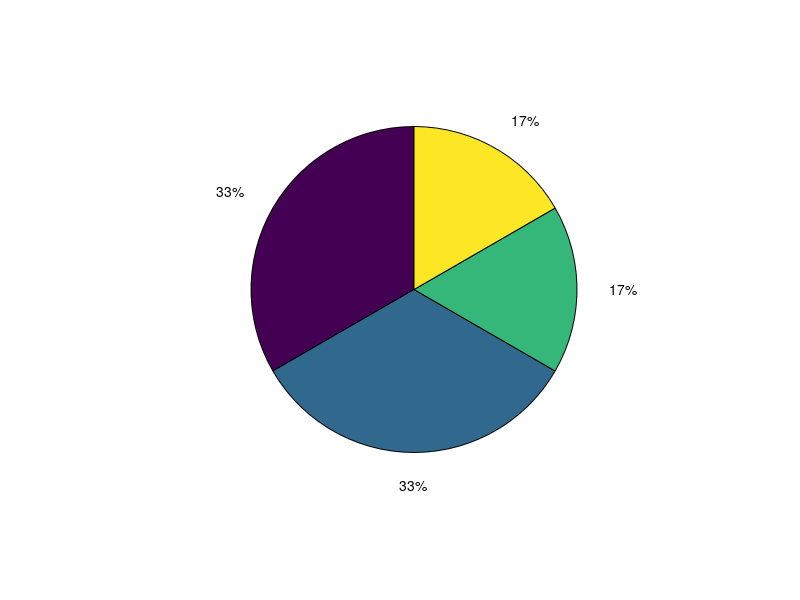

Write MATLAB code to recreate this figure. (Note: this script raises an error after producing the figure.)
%% Confusion Pie Chart for Discord Usability Test
% Edit the values in 'counts' to match your data

clc; clear; close all;

% === Data: number of participants who reported confusion in each category ===
% For example, with 2 testers:
%   - 2 confused by pop-ups
%   - 2 confused by icons/layout
%   - 1 confused by terminology
%   - 1 confused by friend-adding format
counts = [2 2 1 1];

% Labels for each confusion category
labels = { ...
    'Pop-ups & ads', ...
    'Server icons & layout', ...
    'Terminology (threads, tags, etc.)', ...
    'Friend-adding format (username + tag)'};

% === Create the pie chart ===
figure;
p = pie(counts);

% Make labels show percentages + category names
% (This automatically uses the 'labels' text for each slice)
colormap(parula(numel(counts))); % you can change colormap if you want
title('Sources of User Confusion in Discord Usability Test');

% Add legend with category labels
legend(labels, 'Location', 'eastoutside');

% Improve readability
set(gca, 'FontSize', 12);
